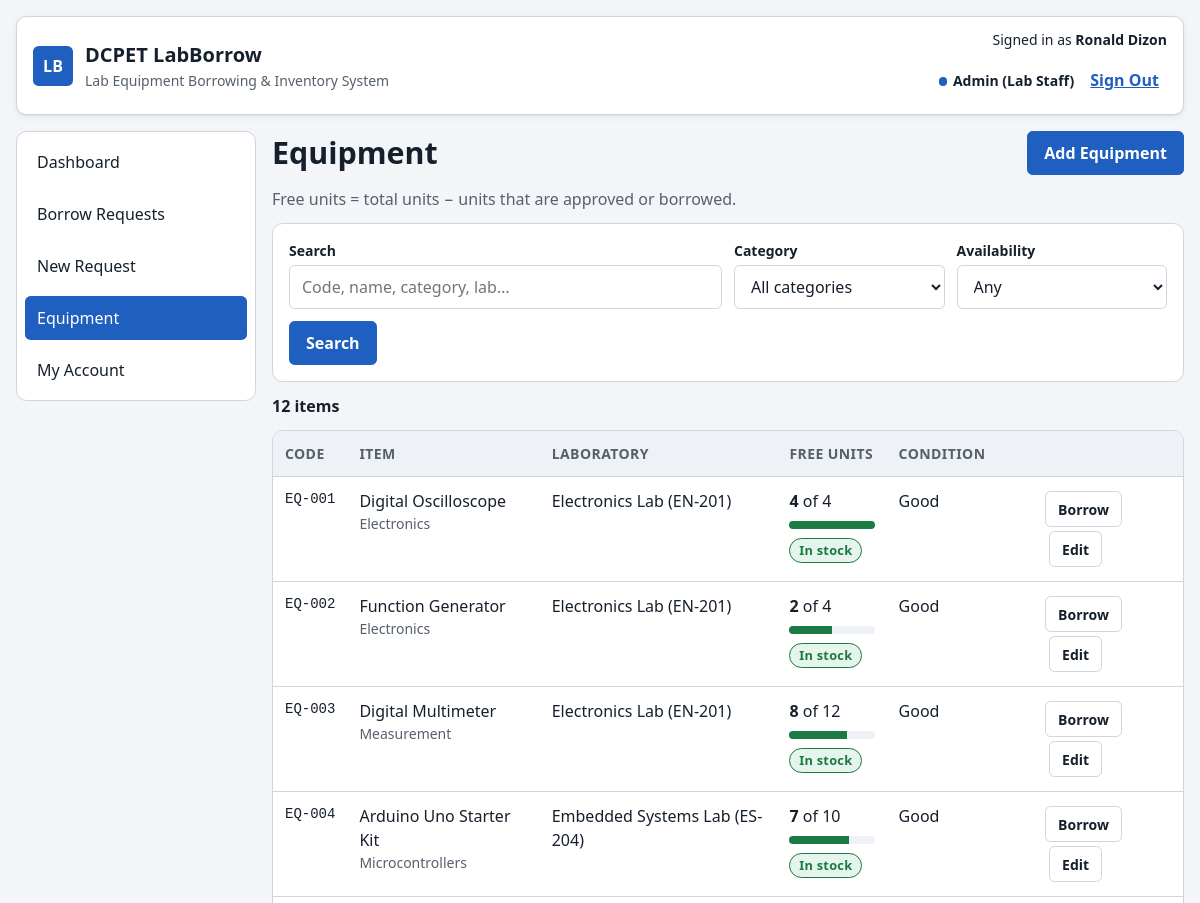
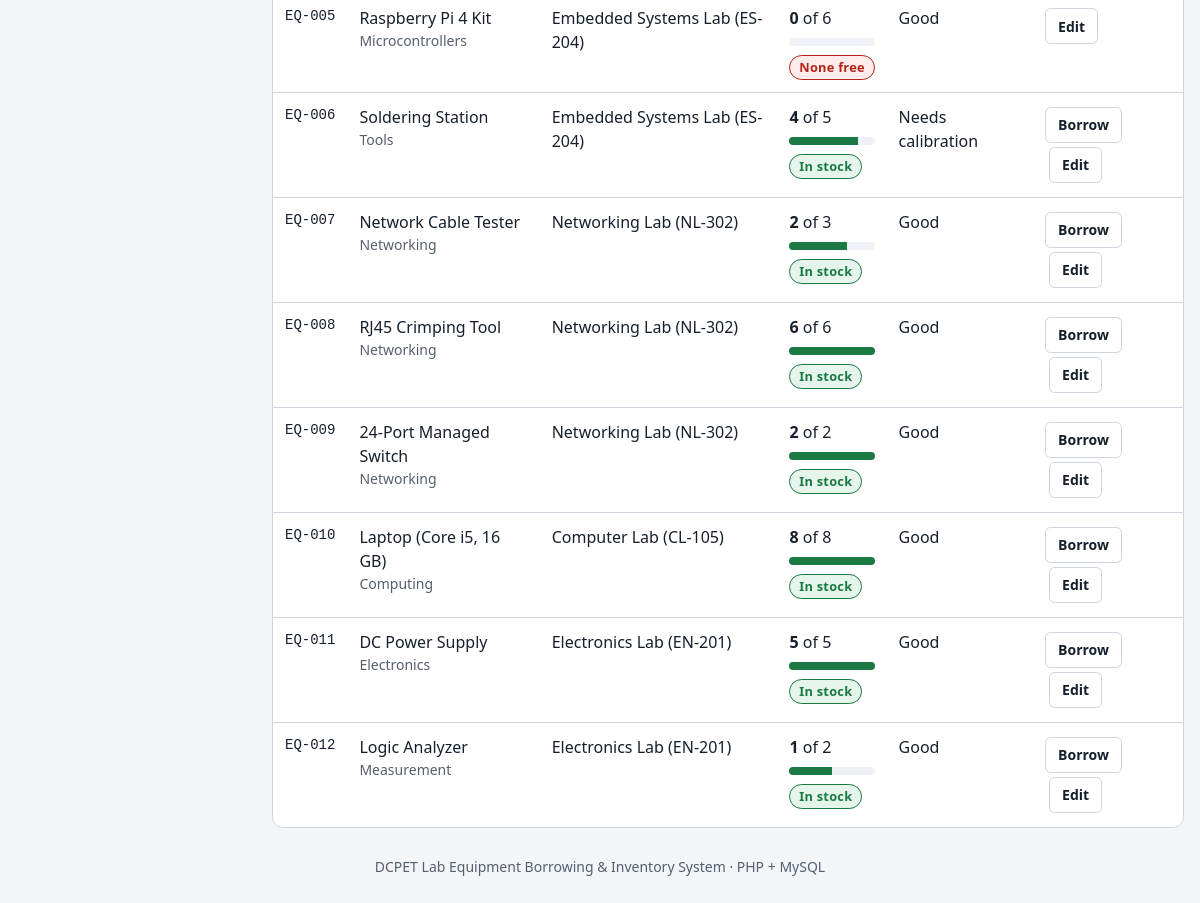
The app's page /equipment.php (signed in) with its own data (2 pictures, top to bottom).
### tables this page shows
CREATE TABLE users (
  id             INT UNSIGNED AUTO_INCREMENT PRIMARY KEY,
  school_id      VARCHAR(20)  NOT NULL UNIQUE,
  full_name      VARCHAR(100) NOT NULL,
  email          VARCHAR(120) NOT NULL UNIQUE,
  password_hash  VARCHAR(255) NOT NULL,
  role           ENUM('super_admin','admin','user') NOT NULL DEFAULT 'user',
  borrower_type  ENUM('Student','Faculty','Staff') NOT NULL DEFAULT 'Student',
  is_active      TINYINT(1)   NOT NULL DEFAULT 1,
  last_login_at  DATETIME     NULL,
  created_at     DATETIME     NOT NULL DEFAULT CURRENT_TIMESTAMP,
  updated_at     DATETIME     NOT NULL DEFAULT CURRENT_TIMESTAMP ON UPDATE CURRENT_TIMESTAMP,
  INDEX idx_users_role (role)
);

CREATE TABLE equipment (
  id              INT UNSIGNED AUTO_INCREMENT PRIMARY KEY,
  code            VARCHAR(20)  NOT NULL UNIQUE,
  name            VARCHAR(120) NOT NULL,
  category        VARCHAR(60)  NOT NULL,
  laboratory      VARCHAR(80)  NOT NULL,
  total_units     INT UNSIGNED NOT NULL,
  item_condition  ENUM('Good','Needs calibration','Under repair','Retired') NOT NULL DEFAULT 'Good',
  description     TEXT NULL,
  created_at      DATETIME NOT NULL DEFAULT CURRENT_TIMESTAMP,
  updated_at      DATETIME NOT NULL DEFAULT CURRENT_TIMESTAMP ON UPDATE CURRENT_TIMESTAMP,
  INDEX idx_equipment_category (category),
  CHECK (total_units >= 1)
);

### includes/helpers.php (called while the page is built, shortened)
<?php
function e($value): string
{
    return htmlspecialchars((string) $value, ENT_QUOTES, 'UTF-8');
}
function input(string $key, $default = '')
{
    $value = $_POST[$key] ?? $_GET[$key] ?? $default;
    return is_string($value) ? trim($value) : $value;
}
function take_flashes(): array
{
    $items = $_SESSION['flash'] ?? [];
    return $items;
}
function stock_level(int $available, int $total): string
{
    if ($available <= 0) return 'OUT';
    return 'OK';
}

### includes/db.php (called while the page is built, shortened)
<?php
function db(): PDO
{
    static $pdo = null;
    if ($pdo === null) {
        $dsn = 'mysql:host=' . DB_HOST . ';port=' . DB_PORT . ';dbname=' . DB_NAME . ';charset=utf8mb4';
        try {
            $pdo = new PDO($dsn, DB_USER, DB_PASS, [
                PDO::ATTR_ERRMODE => PDO::ERRMODE_EXCEPTION,
                PDO::ATTR_DEFAULT_FETCH_MODE => PDO::FETCH_ASSOC,
                PDO::ATTR_EMULATE_PREPARES => false,
            ]);
            $pdo->exec("SET time_zone = '+08:00'");
        } catch (PDOException $e) {
            http_response_code(500);
            echo '<!doctype html><meta charset="utf-8"><title>Database unavailable</title>'
                . '<body style="font-family:system-ui;padding:2rem;max-width:40rem">'
                . '<h1>Can’t reach the database</h1>'
                . '<p>Start MySQL in the XAMPP Control Panel and import <code>database/labborrow_db.sql</code> in phpMyAdmin, then reload this page.</p>'
                . '<p style="color:#56606d">' . htmlspecialchars($e->getMessage()) . '</p></body>';
            exit;
        }
    }
    return $pdo;
}
function db_all(string $sql, array $params = []): array
{
    $stmt = db()->prepare($sql);
    $stmt->execute($params);
    return $stmt->fetchAll();
}
function db_one(string $sql, array $params = []): ?array
{
    $stmt = db()->prepare($sql);
    $stmt->execute($params);
    $row = $stmt->fetch();
    return $row === false ? null : $row;
}

### includes/auth.php (called while the page is built, shortened)
<?php
require_once __DIR__ . '/db.php';
require_once __DIR__ . '/helpers.php';
function current_user(): ?array
{
    static $user = false;
    if ($user === false) {
        $user = null;
        if (!empty($_SESSION['user_id'])) {
            $user = db_one('SELECT * FROM users WHERE id = ? AND is_active = 1', [$_SESSION['user_id']]);
        }
    }
    return $user;
}
function can(string $permission): bool
{
    $user = current_user();
    return $user && in_array($permission, PERMISSIONS[$user['role']] ?? [], true);
}
function require_login(): array
{
    $user = current_user();
    return $user;
}
function require_permission(string $permission): array
{
    $user = require_login();
    return $user;
}

### equipment.php (the view, shortened to what this page needs)
<?php
require __DIR__ . '/includes/auth.php';
$me = require_permission('equipment.view');
$active_nav = 'equipment';
    ?>
    <?php
$q = input('q');
$stock = input('stock', 'ALL');
$where = [];
$args = [];
$having = [
    'available' => 'HAVING available > 0',
    'low' => 'HAVING available > 0 AND available <= e.total_units * 0.25',
    'out' => 'HAVING available <= 0',
][$stock] ?? '';
$items = db_all(EQUIPMENT_SELECT . ($where ? ' WHERE ' . implode(' AND ', $where) : '') . " GROUP BY e.id $having ORDER BY e.code", $args);
require __DIR__ . '/includes/layout/header.php';
?>
<div class="title-row">
  <h1 class="view-title">Equipment</h1>
  <?php if (can('equipment.create')): ?><a class="btn btn-primary" href="equipment.php?action=new">Add Equipment</a><?php endif; ?>
</div>
<p class="view-lead">Free units = total units − units that are approved or borrowed.</p>
<form class="toolbar" method="get" role="search" aria-label="Search equipment">
  <div class="field">
    <label for="q">Search</label>
    <input id="q" name="q" type="search" value="<?= e($q) ?>" placeholder="Code, name, category, lab…">
  </div>
  <div class="field">
    <label for="category">Category</label>
    <select id="category" name="category">
      <option value="ALL">All categories</option>
    </select>
  </div>
  <div class="field">
    <label for="stock">Availability</label>
    <select id="stock" name="stock">
      <option value="ALL">Any</option>
    </select>
  </div>
  <div class="toolbar-actions">
    <button type="submit" class="btn btn-primary">Search</button>
  </div>
</form>
<p class="result-count" role="status"><?= count($items) ?> item<?= count($items) === 1 ? '' : 's' ?><?= $q !== '' ? ' for “' . e($q) . '”' : '' ?></p>
<?php if (!$items): ?>
  <div class="empty-state">
    <p><strong>No equipment matches your search.</strong></p>
    <a class="btn" href="equipment.php">Clear Filters</a>
  </div>
<?php else: ?>
  <div class="table-wrap">
    <table class="data-table">
      <thead>
        <tr>
          <th scope="col">Code</th>
          <th scope="col">Item</th>
          <th scope="col" class="col-optional">Laboratory</th>
          <th scope="col">Free units</th>
          <th scope="col">Condition</th>
          <th scope="col"><span class="visually-hidden">Actions</span></th>
        </tr>
      </thead>
      <tbody>
        <?php foreach ($items as $it):
            $available = max(0, (int) $it['available']);
            $level = stock_level($available, (int) $it['total_units']);
            $retired = $it['item_condition'] === 'Retired'; ?>
          <tr>
            <td data-label="Code" class="cell-id"><?= e($it['code']) ?></td>
            <td data-label="Item"><?= e($it['name']) ?><span class="cell-sub"><?= e($it['category']) ?></span></td>
            <td data-label="Laboratory" class="col-optional"><?= e($it['laboratory']) ?></td>
            <td data-label="Free units"><div>
              <strong><?= $available ?></strong> of <?= (int) $it['total_units'] ?>
              <div class="stock-meter" data-level="<?= $level ?>" aria-hidden="true"><span style="width: <?= round($available / max(1, $it['total_units']) * 100) ?>%"></span></div>
              <span class="badge badge-<?= $level ?>"><?= ['OK' => 'In stock', 'LOW' => 'Low', 'OUT' => 'None free'][$level] ?></span>
            </div></td>
            <td data-label="Condition"><?= e($it['item_condition']) ?></td>
            <td class="cell-actions">
              <?php if (!$retired && $available > 0): ?>
                <a class="btn btn-sm" href="requests.php?action=new&amp;equipment_id=<?= (int) $it['id'] ?>">Borrow</a>
              <?php endif; ?>
              <?php if (can('equipment.update')): ?>
                <a class="btn btn-sm" href="equipment.php?action=edit&amp;id=<?= (int) $it['id'] ?>">Edit</a>
              <?php endif; ?>
            </td>
          </tr>
        <?php endforeach; ?>
      </tbody>
    </table>
  </div>
<?php endif; ?>
<?php require __DIR__ . '/includes/layout/footer.php'; ?>

### includes/layout/header.php (shortened to what this page needs)
<?php
$me = current_user();
$active_nav = $active_nav ?? '';
$nav = [];
if ($me) {
    $nav[] = ['dashboard', 'dashboard.php', 'Dashboard'];
    $nav[] = ['requests', 'requests.php', can('requests.view_all') ? 'Borrow Requests' : 'My Requests'];
    $nav[] = ['new-request', 'requests.php?action=new', 'New Request'];
    $nav[] = ['equipment', 'equipment.php', 'Equipment'];
    $nav[] = ['account', 'account.php', 'My Account'];
}
?><!DOCTYPE html>
<html lang="en">
<head>
  <link rel="stylesheet" href="css/styles.css">
  <link rel="stylesheet" href="css/app.css">
</head>
<body>
  <div class="app-shell">
    <header class="app-header">
      <div class="brand">
        <span class="brand-mark" aria-hidden="true">LB</span>
        <div>
          <p class="brand-title"><?= e(APP_NAME) ?></p>
          <p class="brand-subtitle">Lab Equipment Borrowing &amp; Inventory System</p>
        </div>
      </div>
      <?php if ($me): ?>
      <section class="session-box" aria-label="Current session">
        <p class="session-text">Signed in as <strong><?= e($me['full_name']) ?></strong></p>
        <div class="session-note">
          <span class="role-tag role-<?= e($me['role']) ?>"><?= e(ROLE_LABELS[$me['role']]) ?></span>
          <form action="logout.php" method="post" class="inline-form">
            <button type="submit" class="link-button">Sign Out</button>
          </form>
        </div>
      </section>
      <?php endif; ?>
    </header>
    <?php if ($me): ?>
    <nav class="primary-nav" id="primary-nav" aria-label="Primary">
      <ul>
        <?php foreach ($nav as [$key, $href, $label]): ?>
          <li><a href="<?= e($href) ?>"<?= $key === $active_nav ? ' aria-current="page"' : '' ?>><?= e($label) ?></a></li>
        <?php endforeach; ?>
      </ul>
    </nav>
    <?php endif; ?>
    <main id="app" tabindex="-1" class="<?= $me ? '' : 'main-solo' ?>">

### css/app.css (style rules this page uses)
.session-note { display: flex; flex-wrap: wrap; gap: var(--space-2); align-items: center; justify-content: flex-end; }
.inline-form { display: inline; margin: 0; }
.link-button { background: none; border: 0; padding: var(--space-1) var(--space-2); min-height: var(--touch-target); color: var(--brand); font: inherit; font-weight: 600; cursor: pointer; text-decoration: underline; }
.role-tag { font-size: var(--text-sm); font-weight: 600; white-space: nowrap; }
.role-tag::before { content: ""; display: inline-block; width: .55rem; height: .55rem; margin-right: .35rem; border-radius: 50%; background: var(--text-muted); }
.role-admin::before { background: var(--brand); }
a.btn { text-decoration: none; }
.title-row { display: flex; flex-wrap: wrap; align-items: center; justify-content: space-between; gap: var(--space-3); margin-bottom: var(--space-3); }
.title-row .view-title { margin: 0; }
.toolbar-actions { display: flex; gap: var(--space-2); align-items: end; }
.data-table .stock-meter { max-width: 8rem; }

### records on screen
users: full_name "Ronald Dizon", role "Admin (Lab Staff)"
equipment: code "EQ-001", name "Digital Oscilloscope", category "Electronics", laboratory "Electronics Lab (EN-201)", available "4", total_units "4", $available / max(1, $it['total_units']) * 100 100 (drawn), OK "In stock", item_condition "Good"
equipment: code "EQ-002", name "Function Generator", category "Electronics", laboratory "Electronics Lab (EN-201)", available "2", total_units "4", $available / max(1, $it['total_units']) * 100 50 (drawn), OK "In stock", item_condition "Good"
equipment: code "EQ-003", name "Digital Multimeter", category "Measurement", laboratory "Electronics Lab (EN-201)", available "8", total_units "12", $available / max(1, $it['total_units']) * 100 67 (drawn), OK "In stock", item_condition "Good"
equipment: code "EQ-004", name "Arduino Uno Starter Kit", category "Microcontrollers", laboratory "Embedded Systems Lab (ES-204)", available "7", total_units "10", $available / max(1, $it['total_units']) * 100 70 (drawn), OK "In stock", item_condition "Good"
equipment: code "EQ-005", name "Raspberry Pi 4 Kit", category "Microcontrollers", laboratory "Embedded Systems Lab (ES-204)", available "0", total_units "6", OK "None free", item_condition "Good"
equipment: code "EQ-006", name "Soldering Station", category "Tools", laboratory "Embedded Systems Lab (ES-204)", available "4", total_units "5", $available / max(1, $it['total_units']) * 100 80 (drawn), OK "In stock", item_condition "Needs calibration"
equipment: code "EQ-007", name "Network Cable Tester", category "Networking", laboratory "Networking Lab (NL-302)", available "2", total_units "3", $available / max(1, $it['total_units']) * 100 67 (drawn), OK "In stock", item_condition "Good"
equipment: code "EQ-008", name "RJ45 Crimping Tool", category "Networking", laboratory "Networking Lab (NL-302)", available "6", total_units "6", $available / max(1, $it['total_units']) * 100 100 (drawn), OK "In stock", item_condition "Good"
equipment: code "EQ-009", name "24-Port Managed Switch", category "Networking", laboratory "Networking Lab (NL-302)", available "2", total_units "2", $available / max(1, $it['total_units']) * 100 100 (drawn), OK "In stock", item_condition "Good"
equipment: code "EQ-010", name "Laptop (Core i5, 16 GB)", category "Computing", laboratory "Computer Lab (CL-105)", available "8", total_units "8", $available / max(1, $it['total_units']) * 100 100 (drawn), OK "In stock", item_condition "Good"
equipment: code "EQ-011", name "DC Power Supply", category "Electronics", laboratory "Electronics Lab (EN-201)", available "5", total_units "5", $available / max(1, $it['total_units']) * 100 100 (drawn), OK "In stock", item_condition "Good"
equipment: code "EQ-012", name "Logic Analyzer", category "Measurement", laboratory "Electronics Lab (EN-201)", available "1", total_units "2", $available / max(1, $it['total_units']) * 100 50 (drawn), OK "In stock", item_condition "Good"

### other values on screen
APP_NAME "DCPET LabBorrow"
$label "Dashboard"
$label "Borrow Requests"
$label "New Request"
$label "Equipment"
$label "My Account"
count($items) "12"
